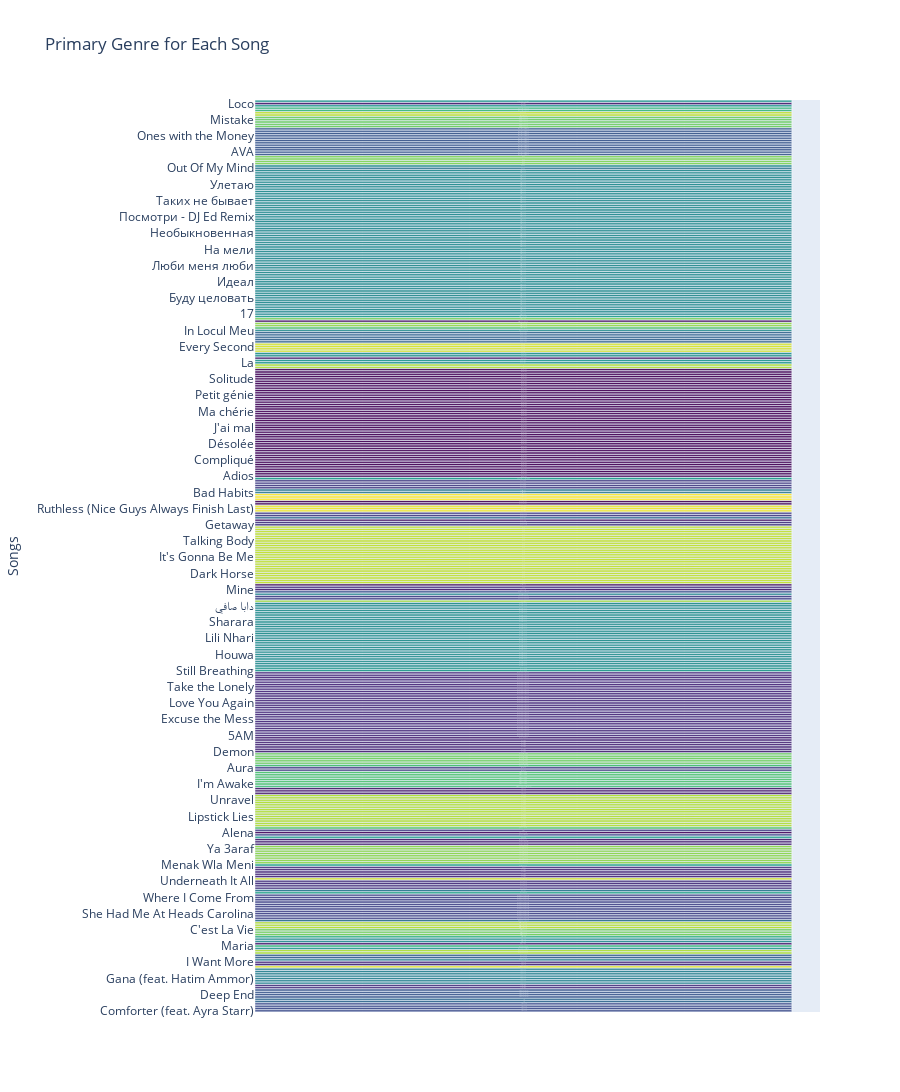

This figure's notebook cell:
### Code cell
create_song_genre_bar_chart(genre_classification, sp)

### Figure 1 — Plotly figure (JSON) as saved in the notebook; plotly's stock layout.template omitted (floating-point values rounded to 4 significant figures; data arrays with more than 128 entries replaced by an {"elided": "..."} marker saying what was removed)
{"data": [{"insidetextanchor": "middle", "insidetextfont": {"color": "white"}, "marker": {"color": {"elided": "394 int values"}, "colorscale": [[0, "#440154"], [0.1111, "#482878"], [0.2222, "#3e4989"], [0.3333, "#31688e"], [0.4444, "#26828e"], [0.5556, "#1f9e89"], [0.6667, "#35b779"], [0.7778, "#6ece58"], [0.8889, "#b5de2b"], [1, "#fde725"]]}, "orientation": "h", "text": {"elided": "394 str values"}, "textposition": "inside", "type": "bar", "x": {"elided": "394 int values"}, "y": {"elided": "394 str values"}}], "layout": {"height": 7880, "margin": {"l": 200}, "title": {"text": "Primary Genre for Each Song"}, "xaxis": {"showticklabels": false, "title": {"text": ""}}, "yaxis": {"title": {"text": "Songs"}}}}
